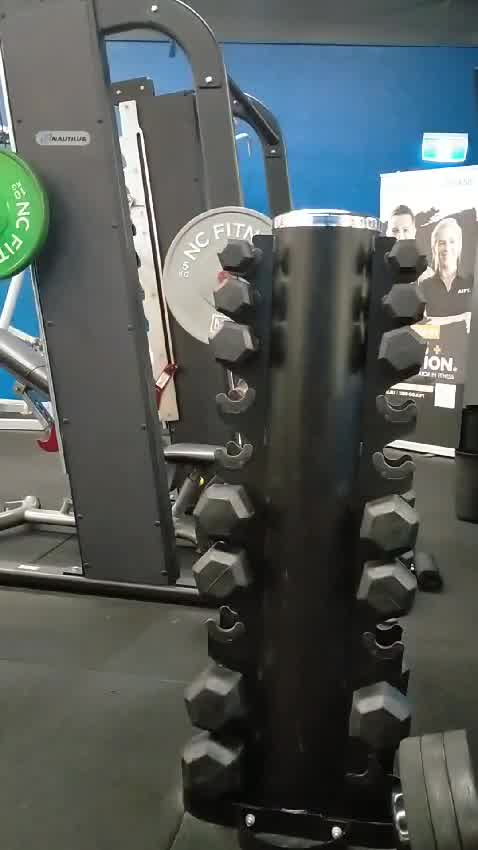
#> input picture resources/empty_rack.png, 478 x 850 px
$ python compare_positions.py
#> lines starting #> are read from the running program, lines starting #| are printed output that depends on the picture
### src/dumbbell.py
from datetime import datetime
from image_comparer import ImageComparer
import cv2

class Dumbbell:
    imageComparer = ImageComparer()

    def __init__(
            self,
            weight,
            x1,
            y1,
            x2,
            y2,
    ):
        self.weight = weight
        self.x1 = x1
        self.y1 = y1
        self.x2 = x2
        self.y2 = y2
        self.holder_image = None
        self.dumbbell_image = None
        self.removed = False
        self.removed_on = None
        self.put_back_on = None
        self.member = None

    def set_holder_template(self,frame):
        cropped_image = self.__crop(frame)
        cv2.imwrite(self.get_holder_image_file_path(), cropped_image)
        self.holder_image = cv2.imread(self.get_holder_image_file_path())

    # [4 lines left out: function set_dumbbell_image, not called in this run]

    def get_holder_image_file_path(self):
        return '../resources/dumbbells/empty/{}Ks_{}.png'.format(self.weight, self.x1)

    def get_dumbbell_image_file_path(self):
        return '../resources/dumbbells/full/{}Ks_{}.png'.format(self.weight, self.x1)

    # [4 lines left out: function check_put_back, not called in this run]

    def check_removed(self,frame):
        moved = self.__has_dumbbell_moved(frame)
        return moved and not self.removed

    def remove(self):
        self.removed = True
        self.removed_on = datetime.now()

    # [6 lines left out: function put_back, not called in this run]

    def get_label(self):
       return '{} {}Kg {}'.format(self.member, self.weight, self.__get_seconds_passed_since_remove())

    def __get_seconds_passed_since_put_back(self):
        return round( (datetime.now() - self.put_back_on).total_seconds())

    def __get_seconds_passed_since_remove(self):
        return round( (datetime.now() - self.removed_on).total_seconds())

    def __crop(self, image):
        return image[self.y1:self.y2, self.x1:self.x2]

    # [11 lines left out: functions __has_dumbbell_moved, __is_holder_visible, not called in this run]

### src/image_comparer.py
from skimage.metrics import structural_similarity
import cv2
import numpy as np

class ImageComparer(object):

    def __init__(self):
        self.minimum_commutative_image_diff = 1

    # [7 lines left out: function calculate_images_similarity_score, not called in this run]

### src/compare_positions.py
#!/usr/bin/python
# -*- coding: utf-8 -*-

import cv2
import datetime
from dumbbell import Dumbbell
import time
# from member_finder import MemberFinder

'''
Get (x1,y1), (x2, y2) of each dumbbell from an image of the full rack
https://www.mobilefish.com/services/record_mouse_coordinates/record_mouse_coordinates.php
'''
dumbbells = [Dumbbell(5, 226, 441, 243, 452)]
# dumbbells = [Dumbbell(5, 200, 423, 255, 481)]
# member_finder = MemberFinder()
video_path = '../resources/v.mp4'
cap = cv2.VideoCapture(video_path)
removed_dumbells = []


def set_dumbbells_empty_templates():
    empty_rack = cv2.imread('../resources/empty_rack.png', cv2.IMREAD_GRAYSCALE)
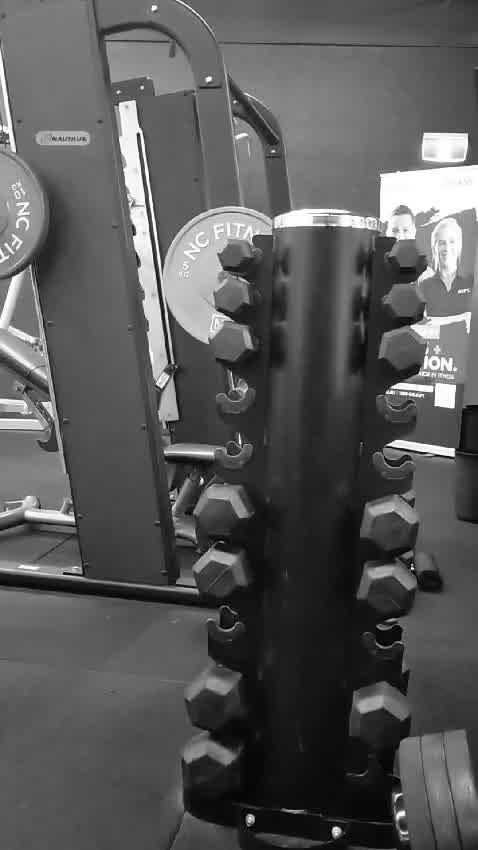
#> empty_rack: shape (850, 478); min 0, max 255, mean 89.1
    for d in dumbbells:
        d.set_holder_template(empty_rack)


set_dumbbells_empty_templates()
init = False
while cap.isOpened():

    (success, frame) = cap.read()
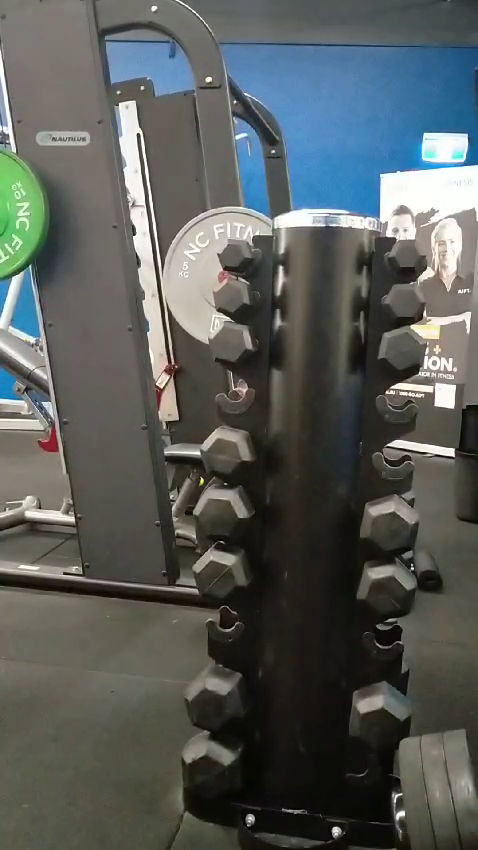
#> input picture frame 32 of resources/v.mp4, 478 x 850 px
#> frame is the input picture: shape (850, 478, 3); mean B, G, R 89.7, 91.9, 88

    if cv2.waitKey(10) & 0xFF == ord('q'):
#> (key q is pressed here)
        break

    if frame is None:
        break

    if not init:
        init=True
        for d in dumbbells:
            d.set_dumbbell_image(frame)

    # results = model.predict(source=frame, conf=0.3, iou=0.5)
    # print( member_finder.find_person_closest_to_point(frame,None))
        # cv2.rectangle(frame, (d.x1, d.y1), (d.x2, d.y2), (0, 0, 255), 2)

    for d in dumbbells:
        if d.check_removed(frame):
            print('removed')
            # cv2.imwrite('picked_up.png',frame)
            d.remove()
            removed_dumbells.append(d)
        elif d.check_put_back(frame):
            print('put_back')
            # d.put_back(frame) #TODO take frame later, otherwise hand is shown!
            if d in removed_dumbells:
                removed_dumbells.remove(d)

    for d in removed_dumbells:
        cv2.rectangle(frame, (d.x1, d.y1), (d.x2, d.y2), (0, 0, 255), 2)
        cv2.putText(frame, d.get_label(), (d.x1, d.y1), cv2.FONT_HERSHEY_SIMPLEX,
                    1, (255, 255, 255), 2, cv2.LINE_AA)

    cv2.imshow('gym', frame)
    time.sleep(0.0625)
cap.release()
cv2.destroyAllWindows()
